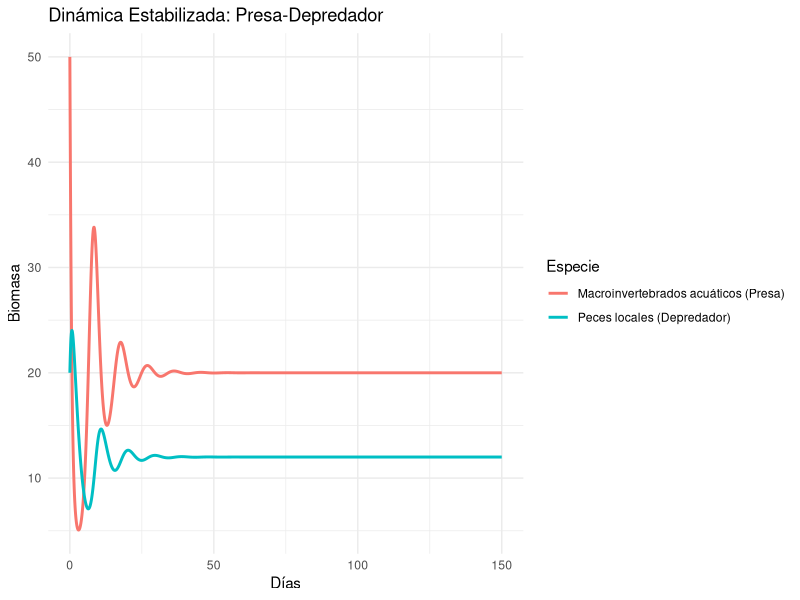
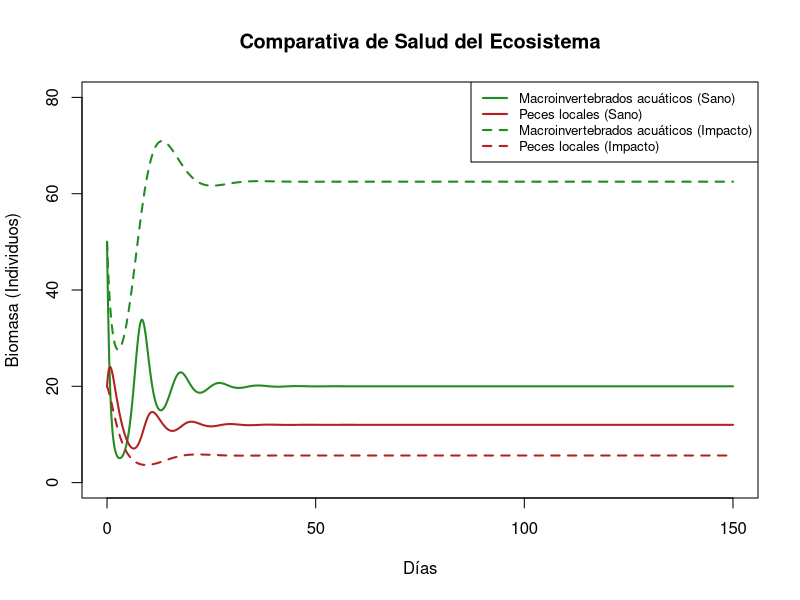

These charts were generated, in order, by the following R code:
## ---- chunk 1
install.packages("deSolve")
library(deSolve)
library(ggplot2)
## ---- chunk 2
modelo_rio <- function(t, state, parameters) {
  with(as.list(c(state, parameters)), {

    dx <- r * x * (1 - x / K) - a * x * y

    dy <- e * a * x * y - m * y
    
    return(list(c(dx, dy)))
  })
}
## ---- chunk 3
params <- c(r = 1.5, K = 100, a = 0.1, e = 0.2, m = 0.4)
estado_inicial <- c(x = 50, y = 20)
tiempo <- seq(0, 150, by = 0.1)
## ---- chunk 4
out <- as.data.frame(ode(y = estado_inicial, times = tiempo,func = modelo_rio, parms = params))
## ---- chunk 5
ggplot(out, aes(x = time)) +
geom_line(aes(y = x, color = "Macroinvertebrados acuáticos (Presa)"), size = 1) +
geom_line(aes(y = y, color = "Peces locales (Depredador)"), size = 1) +
labs(title = "Dinámica Estabilizada: Presa-Depredador",
x = "Días", y = "Biomasa", color = "Especie") +
theme_minimal()
## ---- chunk 6
# ¿Cuál fue la población máxima de la presa?
max_presa <- max(out$x)
max_presa
#¿Cuál fue la población máxima de Depredadores?
max_depredador <- max(out$y)
max_depredador
#El pico nos dice cuánta carga de depredadores aguanta el sistema antes de que se acaben la comida.
# ¿En qué momento (tiempo) ocurrió el pico de depredadores?
tiempo_pico <- out$time[which.max(out$y)]
tiempo_pico
## ---- chunk 7
params_impacto = c(r = 0.6, K = 100, a = 0.04, e = 0.2, m = 0.5)
estado_inicial = c(x = 50, y = 20)
tiempo = seq(0, 150, by = 0.1)
## ---- chunk 8
out_impacto <- as.data.frame(ode(y = estado_inicial, times = tiempo,func = modelo_rio, parms = params_impacto))
## ---- chunk 9
# Graficamos primero el Sano (Líneas continuas)
plot(out$time, out$x, type="l", col="forestgreen", lwd=2,
ylim=c(0, 80), main="Comparativa de Salud del Ecosistema",
xlab="Días", ylab="Biomasa (Individuos)")
lines(out$time, out$y, col="firebrick", lwd=2)
# Añadimos el Impactado (Líneas punteadas lty=2)
lines(out_impacto$time, out_impacto$x, col="forestgreen", lwd=2, lty=2)
lines(out_impacto$time, out_impacto$y, col="firebrick", lwd=2, lty=2)
# Leyendas
legend("topright",
legend=c("Macroinvertebrados acuáticos (Sano)", "Peces locales (Sano)", "Macroinvertebrados acuáticos (Impacto)", "Peces locales (Impacto)"),
col=c("forestgreen", "firebrick", "forestgreen", "firebrick"),
lty=c(1, 1, 2, 2), lwd=2, cex=0.8)
## ---- chunk 10
# Usamos los últimos 30 días para evitar el "caos" del inicio
prom_sano <- mean(out$y[out$time > 70])
prom_imp <- mean(out_impacto$y[out_impacto$time > 70])
# 2. Fórmula de Cambio Porcentual
perdida_porcentual <- ((prom_sano - prom_imp) / prom_sano) * 100
# 3. Resultado final en consola
cat("--------------------------------------------\n",
"ANÁLISIS DE IMPACTO EN EL DEPREDADOR:\n",
"Biomasa Promedio (Sano): ", round(prom_sano, 1), "\n",
"Biomasa Promedio (Impacto): ", round(prom_imp, 1), "\n",
"PÉRDIDA TOTAL DE BIOMASA: ", round(perdida_porcentual, 1), "%\n",
"--------------------------------------------\n")
